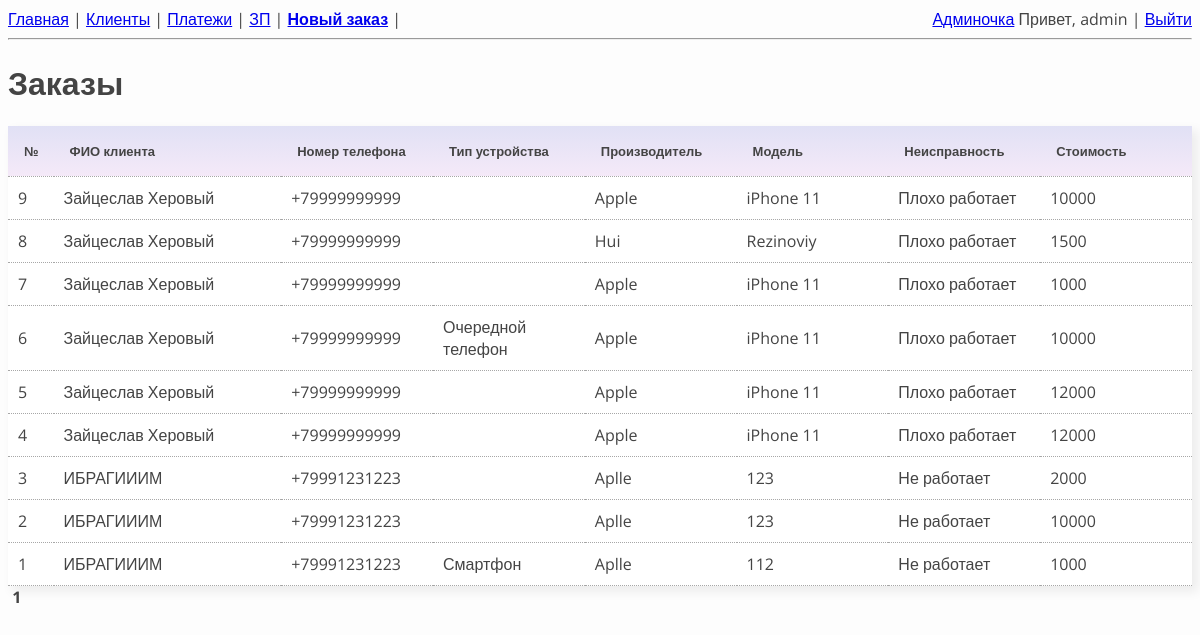
Screenshot of / (signed in) with the database file from the repository.
### users/models.py (models this page shows, shortened)
class Employees(AbstractUser):
    percent = models.IntegerField(verbose_name='Процент от заказа', default=50)
    earnings = models.IntegerField(default=0, verbose_name='Заработок с последней выплаты')

### orders/models.py (models this page shows, shortened)
class Order(models.Model):
    class Meta:
        verbose_name = 'Заказ'
        verbose_name_plural = 'Заказы'
        ordering = ['-pk']
    def get_absolute_url(self):
        return reverse('order', kwargs={'order_id': self.pk})
    client = models.ForeignKey(Client, on_delete=models.PROTECT, verbose_name='Клиент')
    employee = models.ForeignKey(Employees, on_delete=models.PROTECT, null=True, blank=True,
                                verbose_name='Исполнитель')
    whats_broken = models.CharField(max_length=50, verbose_name='Неисправность')
    device_appearance = models.CharField(max_length=80, blank=True,
                                         default='', verbose_name='Состояние')
    device_type = models.CharField(max_length=20, blank=True, default='',
                                   verbose_name='Тип устройства')
    imei = models.CharField(max_length=20, blank=True, default='', verbose_name='IMEI/SN')
    device_brand = models.CharField(max_length=20, verbose_name='Производитель')
    device_model = models.CharField(max_length=20, verbose_name='Модель')
    device_kit = models.CharField(max_length=80, blank=True, default='',
                                  verbose_name='Комплектация')
    device_pass = models.CharField(max_length=20, blank=True, default='',
                                   verbose_name='Пароль')
    price = models.IntegerField(verbose_name='Орентировоная стоимость')
    note_hidden = models.CharField(max_length=150, blank=True, default='',
                                   verbose_name='Заметки клиент НЕ видит')
    note_client = models.CharField(max_length=150, blank=True, default='',
                                   verbose_name='Заметки клиент видит')
    prepayment = models.IntegerField(null=True, blank=True, verbose_name='Предоплата')
    profit = models.IntegerField(null=True, default=0, verbose_name='Профит')
    debt = models.IntegerField(null=True, default=0, verbose_name='Клиент должен')
    date_creation = models.DateTimeField(default=datetime.now(), null=True, verbose_name='Дата создания')
    date_completion = models.DateTimeField(null=True, verbose_name='Дата готовности')
    in_work = models.BooleanField(default=True)

### clients/models.py (models this page shows, shortened)
class Client(models.Model):
    name = models.CharField(max_length=40, verbose_name='Имя')
    tel = models.CharField(max_length=15, verbose_name='Номер телефона')
    email = models.EmailField(blank=True, default='', verbose_name='E-mail')
    source = models.ForeignKey(ClientSource, on_delete=models.PROTECT,
                               null=True, blank=True, verbose_name='Источник')
    adress = models.CharField(max_length=150, blank=True, default='', verbose_name='Адрес')
    comment_client = models.CharField(max_length=50, blank=True, default='',
                                      verbose_name='Комментарий о клиенте')

### orders/views.py (the view)
# urls.py: path('', OrdersView.as_view(), name='orders'),
class OrdersView(PermissionRequiredMixin, ListView):
    permission_required = 'orders.view_order'
    login_url = reverse_lazy('login')
    model = Order
    template_name = 'orders.html'
    context_object_name = 'orders'
    paginate_by = 15
    def get(self, request: HttpRequest, *args: Any, **kwargs: Any) -> HttpResponse:
        return super().get(request, *args, **kwargs)
    def get_context_data(self, **kwargs):
        context = super().get_context_data(**kwargs)
        context['delete_form'] = Form
        return context

### orders/templates/orders.html (shortened to what this page needs)
{% extends "base.html" %}
{% load static %}
{% block header %}Заказы{% endblock header %}
{% block content%}
<div>
<table class="orders full_width">
    <thead class="orders">
        <th>№</th>
        <th>ФИО клиента</th>
        <th>Номер телефона</th>
        <th>Тип устройства</th>
        <th>Производитель</th>
        <th>Модель</th>
        <th>Неисправность</th>
        <th>Стоимость</th>
    </thead>
    <tbody>
        {% for order in orders %}
            <tr class="selectable" onclick="document.location = '{{order.get_absolute_url}}';">
                <td>{{ order.id }}</td>
                <td>{{ order.client.name }}</td>
                <td>{{ order.client.tel }}</td>
                <td>{{ order.device_type }}</td>
                <td>{{ order.device_brand }}</td>
                <td>{{ order.device_model }}</td>
                <td>{{ order.whats_broken }}</td>
                <td>{{ order.price }}</td>
            </tr>
        {% endfor %}
    </tbody>
</table>
</div>
{% endblock content %}

### my_service/templates/base.html (shortened to what this page needs)
<!DOCTYPE html>
{% load static %}
<html>
<head>
    <link rel="stylesheet" href="{% static 'css/style.css' %}" />
    <link rel="stylesheet" href="{% static 'css/table.css' %}" />
    <link rel="stylesheet" href="{% static 'css/popup.css' %}" />
</head>
<body>
    <div>
        <a href="{% url 'orders' %}">Главная</a> |
        <a href="{% url 'clients' %}">Клиенты</a> |
        <a href="{% url 'payments' %}">Платежи</a> |
        <a href="{% url 'main_salary' %}">ЗП</a> |
        <a href="{% url 'create_order' %}"><b>Новый заказ</b></a> |
        {% if request.user.is_authenticated %}
            <div class="last">
            {% if request.user.is_superuser %}
                <a href="/admin/">Админочка</a>
            {% endif %}
            Привет, {{ request.user.username }} |
            <a href="{% url 'logout' %}">Выйти</a>   </div>
        {% else %}
            <div class="last"><a href="{% url 'login' %}"><b>Войти</b></a> |
            <a href="{% url 'register' %}"><b>Регистрация</b></a></div>
        {% endif %}
    </div>
    <hr>
    <h1>{% block header %}{% endblock header %}</h1>
    <div>{% block content%}{% endblock content %}</div>
<span>
    <span>
        {% for page in paginator.page_range %}
            {% if page_obj.number == page %}
                <b> {{page}} </b>
            {% elif page >= page_obj.number|add:-2 and page <= page_obj.number|add:2 %}
                <a href="?page={{page}}">{{page}}</a>
            {% endif %}
        {% endfor %}
    </span>
</span>
</body>
</html>

### my_service/static/css/style.css (style rules this page uses)
*, *::before, *::after { box-sizing: border-box; }
body { font-family: 'Open Sans', sans-serif; font-weight: 400; font-size: 16px; color: #444444; background-color: rgb(253, 253, 253); }
.last { float: right; }

### my_service/static/css/table.css (style rules this page uses)
table { border-collapse: collapse; box-shadow: 5px 5px 10px 1px rgba(0, 0, 0, 0.068); }
table.full_width { table-layout: fixed; width: 100%; }
thead.orders th:nth-child(1) { width: 3%; }
thead.orders th:nth-child(2) { width: 15%; }
thead.orders th:nth-child(3) { width: 10%; }
thead.orders th:nth-child(4) { width: 10%; }
thead.orders th:nth-child(5) { width: 10%; }
thead.orders th:nth-child(6) { width: 10%; }
thead.orders th:nth-child(7) { width: 10%; }
thead.orders th:nth-child(8) { width: 10%; }
th { background: linear-gradient(rgba(61, 61, 190, 0.158), rgba(142, 15, 180, 0.089)); padding: 16px; font-size: 13px; font-weight: 700; text-align: left; }
tr { padding: 5px; background-color: #ffffff; border-bottom: dotted; border-color: #a7a7a7; border-width: 1px; }
td { padding: 10px; }

### rows the page displays
Employees: user.username "admin"
Order: id "9", client.name "Зайцеслав Херовый", client.tel "+79999999999", device_brand "Apple", device_model "iPhone 11", whats_broken "Плохо работает", price "10000"
Order: id "8", client.name "Зайцеслав Херовый", client.tel "+79999999999", device_brand "Hui", device_model "Rezinoviy", whats_broken "Плохо работает", price "1500"
Order: id "7", client.name "Зайцеслав Херовый", client.tel "+79999999999", device_brand "Apple", device_model "iPhone 11", whats_broken "Плохо работает", price "1000"
Order: id "6", client.name "Зайцеслав Херовый", client.tel "+79999999999", device_type "Очередной телефон", device_brand "Apple", device_model "iPhone 11", whats_broken "Плохо работает", price "10000"
Order: id "5", client.name "Зайцеслав Херовый", client.tel "+79999999999", device_brand "Apple", device_model "iPhone 11", whats_broken "Плохо работает", price "12000"
Order: id "4", client.name "Зайцеслав Херовый", client.tel "+79999999999", device_brand "Apple", device_model "iPhone 11", whats_broken "Плохо работает", price "12000"
Order: id "3", client.name "ИБРАГИИИМ", client.tel "+79991231223", device_brand "Aplle", device_model "123", whats_broken "Не работает", price "2000"
Order: id "2", client.name "ИБРАГИИИМ", client.tel "+79991231223", device_brand "Aplle", device_model "123", whats_broken "Не работает", price "10000"
Order: id "1", client.name "ИБРАГИИИМ", client.tel "+79991231223", device_type "Смартфон", device_brand "Aplle", device_model "112", whats_broken "Не работает", price "1000"

### other values shown
{{ page }} "1"
